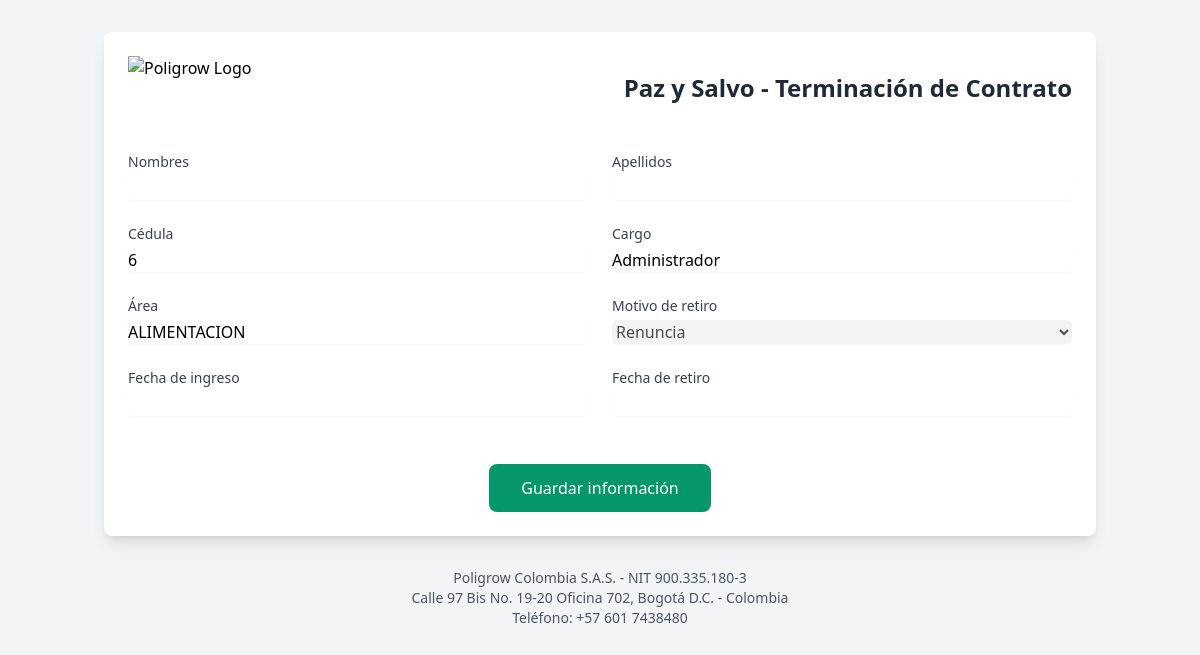
The app's page /poligrow_paz_y_salvo/generar_paz_y_salvo_admin.php?empleado_id=6, older data.
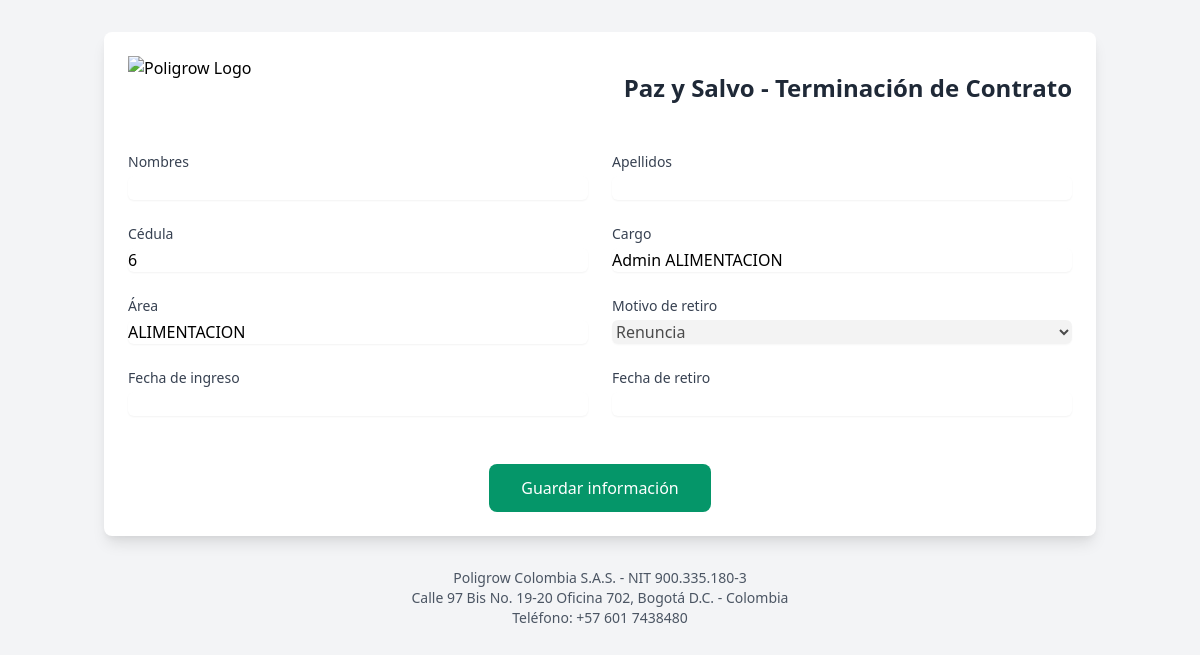
The same page, newer data.
### tables this page shows
CREATE TABLE `empleados` (
  `id` int(11) NOT NULL AUTO_INCREMENT,
  `cedula` varchar(20) NOT NULL,
  `nombres` varchar(255) DEFAULT NULL,
  `apellidos` varchar(255) DEFAULT NULL,
  `cargo` varchar(255) NOT NULL,
  `area` varchar(255) NOT NULL,
  `password` varchar(255) NOT NULL,
  `es_admin` tinyint(1) DEFAULT 0,
  `fecha_ingreso` date DEFAULT NULL,
  `fecha_retiro` date DEFAULT NULL,
  `motivo_retiro` varchar(100) DEFAULT NULL,
  `created_at` timestamp NOT NULL DEFAULT current_timestamp(),
  `updated_at` timestamp NOT NULL DEFAULT current_timestamp() ON UPDATE current_timestamp(),
  PRIMARY KEY (`id`),
  UNIQUE KEY `cedula` (`cedula`),
  KEY `idx_empleados_cedula` (`cedula`)
);

### poligrow_paz_y_salvo/includes/database.php (called while the page is built, shortened)
<?php
class DatabaseConfig {
    private static $instance = null;
    public static function getConnection() {
        if (self::$instance === null) {
            self::$instance = new mysqli(
                self::DB_HOST,
                self::DB_USER,
                self::DB_PASS,
                self::DB_NAME
            );
            self::$instance->set_charset("utf8");
        }
        return self::$instance;
    }
}
?>

### poligrow_paz_y_salvo/generar_paz_y_salvo_admin.php (the view, shortened to what the changed rows need)
<?php
require_once 'includes/database.php';
require_once 'logica_paz_y_salvo.php';
$empleado_id = isset($_GET['empleado_id']) ? $_GET['empleado_id'] : null;
if ($empleado_id) {
    $stmt = DatabaseConfig::getConnection()->prepare("SELECT * FROM empleados WHERE id = ?");
    $stmt->bind_param("i", $empleado_id);
    $stmt->execute();
    $result = $stmt->get_result();
    $empleado = $result->fetch_assoc();
}
?>
<!DOCTYPE html>
<html lang="es">
<head>
    <link href="https://cdn.jsdelivr.net/npm/tailwindcss@2.2.19/dist/tailwind.min.css" rel="stylesheet">
    <link rel="stylesheet" href="https://cdnjs.cloudflare.com/ajax/libs/jqueryui/1.12.1/jquery-ui.min.css">
</head>
<body class="bg-gray-100">
<div class="container mx-auto px-4 py-8">
    <div class="bg-white rounded-lg shadow-lg p-6">
        <div class="flex items-center justify-between mb-8">
            <h1 class="text-2xl font-bold text-center text-gray-800">
                Paz y Salvo - Terminación de Contrato
            </h1>
        </div>
        <form method="POST" enctype="multipart/form-data" class="space-y-6">
            <div class="grid grid-cols-1 md:grid-cols-2 gap-6">
                <div>
                    <label class="block text-sm font-medium text-gray-700">Nombres</label>
                    <input type="text" name="nombres" required
                           value="<?php echo isset($empleado['nombres']) ? $empleado['nombres'] : ''; ?>"
                           class="mt-1 block w-full rounded-md border-gray-300 shadow-sm focus:border-blue-500 focus:ring-blue-500" readonly>
                </div>
                <div>
                    <label class="block text-sm font-medium text-gray-700">Apellidos</label>
                    <input type="text" name="apellidos" required
                           value="<?php echo isset($empleado['apellidos']) ? $empleado['apellidos'] : ''; ?>"
                           class="mt-1 block w-full rounded-md border-gray-300 shadow-sm focus:border-blue-500 focus:ring-blue-500" readonly>
                </div>
                <div>
                    <label class="block text-sm font-medium text-gray-700">Cédula</label>
                    <input type="text" name="cedula" required
                           value="<?php echo isset($empleado['cedula']) ? $empleado['cedula'] : ''; ?>"
                           class="mt-1 block w-full rounded-md border-gray-300 shadow-sm focus:border-blue-500 focus:ring-blue-500" readonly>
                </div>
                <div>
                    <label class="block text-sm font-medium text-gray-700">Cargo</label>
                    <input type="text" name="cargo" required
                           value="<?php echo isset($empleado['cargo']) ? $empleado['cargo'] : ''; ?>"
                           class="mt-1 block w-full rounded-md border-gray-300 shadow-sm focus:border-blue-500 focus:ring-blue-500" readonly>
                </div>
                <div>
                    <label class="block text-sm font-medium text-gray-700">Área</label>
                    <input type="text" name="area" required
                           value="<?php echo isset($empleado['area']) ? $empleado['area'] : ''; ?>"
                           class="mt-1 block w-full rounded-md border-gray-300 shadow-sm focus:border-blue-500 focus:ring-blue-500" readonly>
                </div>
                <div>
                    <label class="block text-sm font-medium text-gray-700">Fecha de ingreso</label>
                    <input type="text" name="fecha_ingreso" required class="datepicker mt-1 block w-full rounded-md border-gray-300 shadow-sm focus:border-blue-500 focus:ring-blue-500"
                           value="<?php echo isset($empleado['fecha_ingreso']) ? date('d/m/Y', strtotime($empleado['fecha_ingreso'])) : ''; ?>" readonly>
                </div>
                <div>
                    <label class="block text-sm font-medium text-gray-700">Fecha de retiro</label>
                    <input type="text" name="fecha_retiro" required class="datepicker mt-1 block w-full rounded-md border-gray-300 shadow-sm focus:border-blue-500 focus:ring-blue-500"
                           value="<?php echo isset($empleado['fecha_retiro']) ? date('d/m/Y', strtotime($empleado['fecha_retiro'])) : ''; ?>" readonly>
                </div>
            </div>
        </form>
    </div>
</div>
</body>
</html>

Row changes from the older to the newer data that the page shows:
changed empleados "ALIMENTACION": cargo "Administrador" → "Admin ALIMENTACION"
